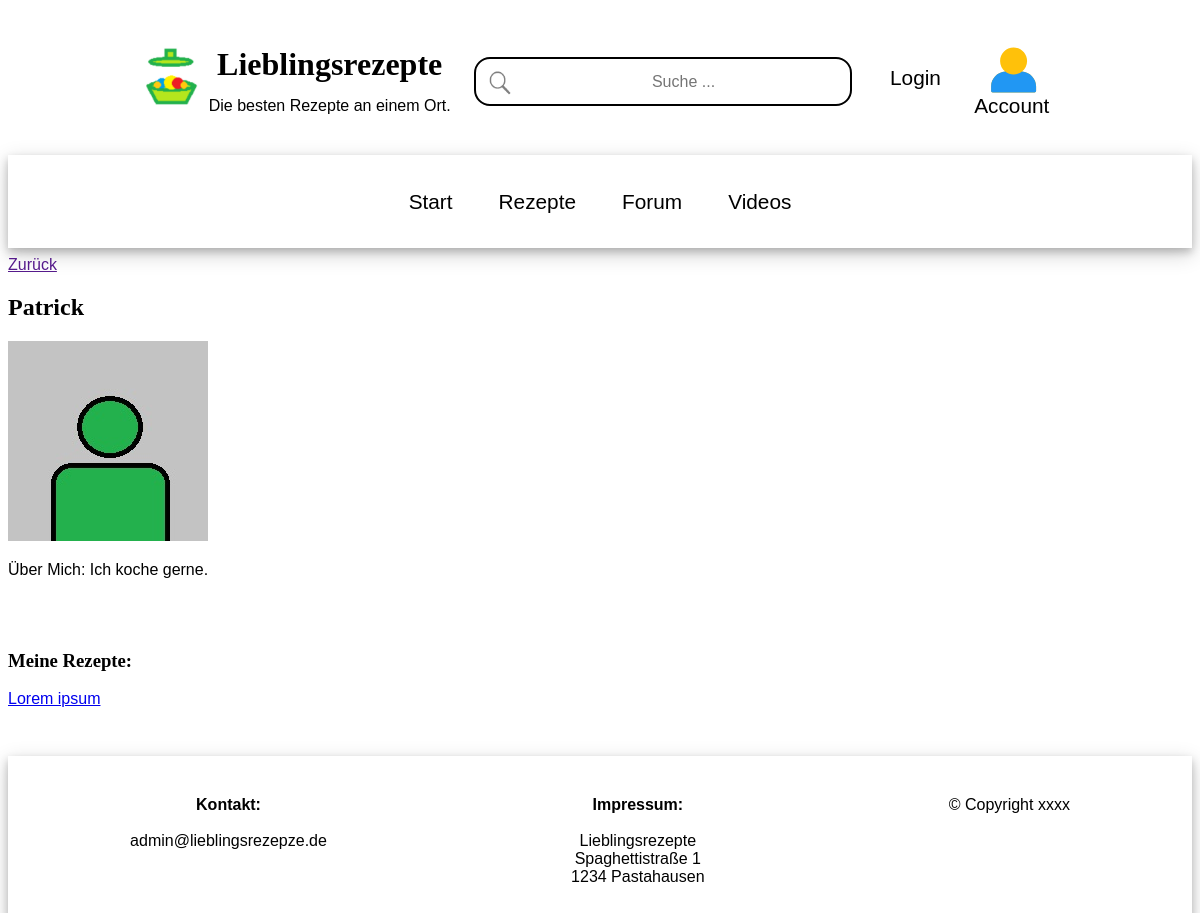
/user/profile/2/, run on the app's committed database.
### user_app/models.py (models this page shows)
class User(AbstractUser):
    name = models.CharField(max_length=200, null=True)
    email = models.EmailField(unique=True, null=True)
    biography = models.TextField(null=True)
    user_image = models.ImageField(null=True, default="users/avatar.jpg", upload_to="users")
    USERNAME_FIELD = 'email'
    REQUIRED_FIELDS = ['username']

### recipes_app/models.py (models this page shows, shortened)
class Recipe(models.Model):
    owner = models.ForeignKey(User, on_delete=models.SET_NULL, null=True)
    likes = models.ManyToManyField(User,  blank=True, related_name="likes")
    name = models.CharField(max_length=500)
    updated = models.DateTimeField(auto_now=True)
    created = models.DateTimeField(auto_now_add=True)
    topic = models.ManyToManyField(Topic, blank=True)
    persons = models.IntegerField()
    ingredients = models.TextField(null=True, blank=True)
    steps = models.TextField(null=True, blank=True)
    tips = models.TextField(null=True, blank=True)
    reference = models.TextField(null=True, blank=True)
    nutrients_person = models.FloatField(null=True, blank=True, default=0.0)
    nutrients_table = models.TextField(null=True, blank=True)
    expected_time_total = models.FloatField(null=True, blank=True, default=0.0)
    expected_time_work = models.FloatField(null=True, blank=True, default=0.0)
    expected_time_bake = models.FloatField(null=True, blank=True, default=0.0)
    expected_time_rest = models.FloatField(null=True, blank=True, default=0.0)
    difficulty = models.IntegerField(null=True, blank=True, default=0)
    image_meal = models.ImageField(blank=True, upload_to="recipes")
    rating_mean = models.FloatField(null=True, blank=True, default=0.0)
    rating_count = models.IntegerField(null=True, blank=True, default=0)
    rating_1 = models.IntegerField(null=True, blank=True, default=0)
    rating_2 = models.IntegerField(null=True, blank=True, default=0)
    rating_3 = models.IntegerField(null=True, blank=True, default=0)
    rating_4 = models.IntegerField(null=True, blank=True, default=0)
    rating_5 = models.IntegerField(null=True, blank=True, default=0)
    class Meta:
        ordering = ['-updated', '-created']

### user_app/views.py (the view)
# urls.py: path('profile/<str:pk>/', views.userProfile, name="user-profile"),
def userProfile(request, pk):
    user = User.objects.get(id=pk)
    recipes = user.recipe_set.all()
    context = {'user': user, "recipes": recipes}
    return render(request, 'user_app/profile_user.html', context)

### user_app/templates/user_app/profile_user.html (shortened to what this page needs)
{% extends 'main.html' %}
{% block content %}
<div class="main_column">
    <div class="topnav">
    <a href="{{request.META.HTTP_REFERER}}">Zurück</a>
    </div>
    <div>
        <h2>{{user.username}}</h2>
        {% if user.user_image %}
            <img src="{{ user.user_image.url }}" style="width: 200px; height: 200px;" >
        {% endif %}
        <p>
            Über Mich:
            {% if user.biography %}
                {{ user.biography }}
            {% endif %}
        </p>
        <br>
        <br>
        <h3> Meine Rezepte:</h3>
        {% for recipe in recipes %}
        <p>
        <a href="{% url 'recipe' recipe.id %}">{{recipe.name}}</a>
        </p>
        {% endfor %}
    </div>
</div>
{% endblock %}

### static/styles/main.css (style rules this page uses)
* { box-sizing: border-box; }
body { font-family: Verdana, sans-serif; font-size: 16px; background-color: white; }
h1, h2, h3, h4, h5, h6 { font-family: Georgia, serif; }

### data on the page
User: username "Patrick", user_image (placeholder picture), biography "Ich koche gerne."
Recipe: name "Lorem ipsum"
